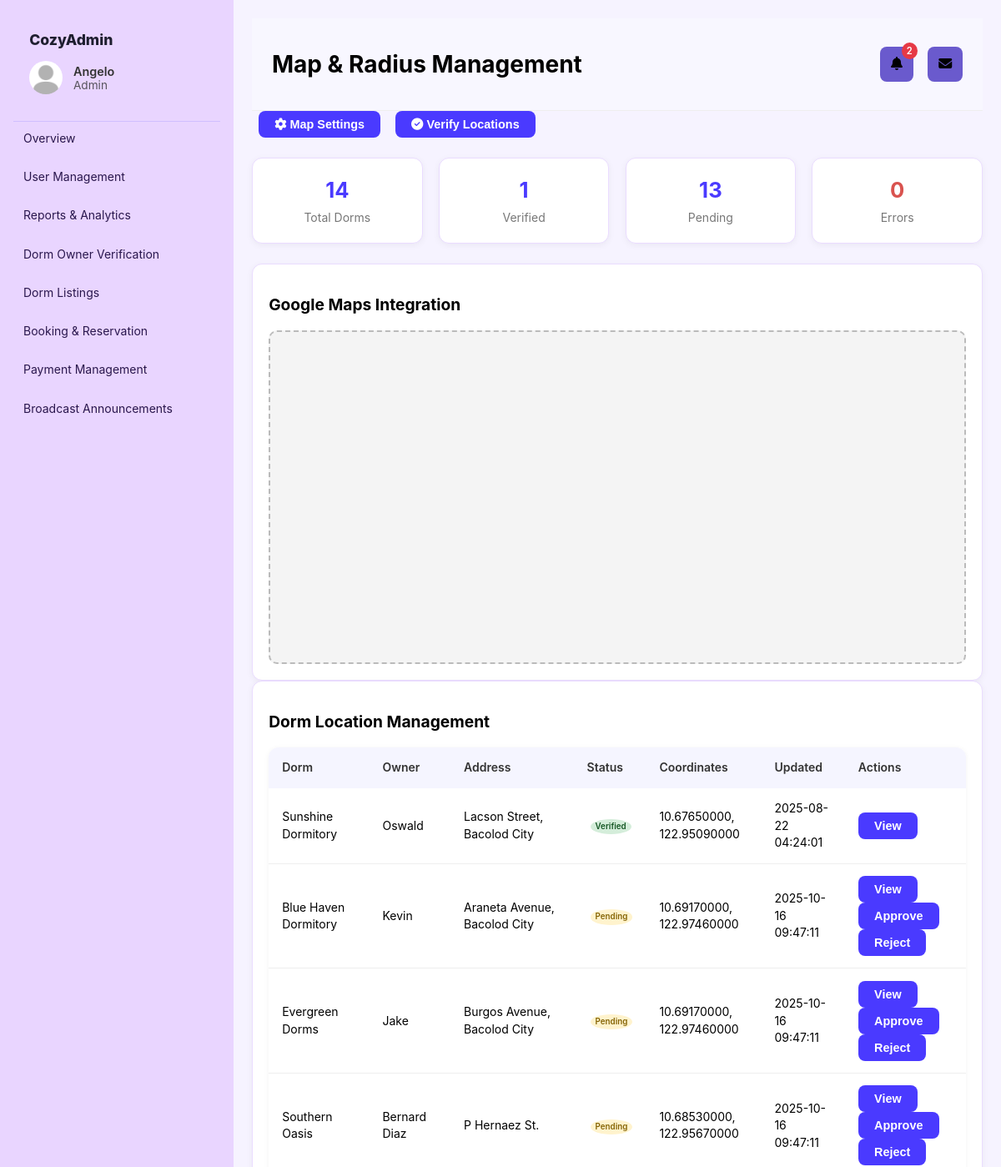
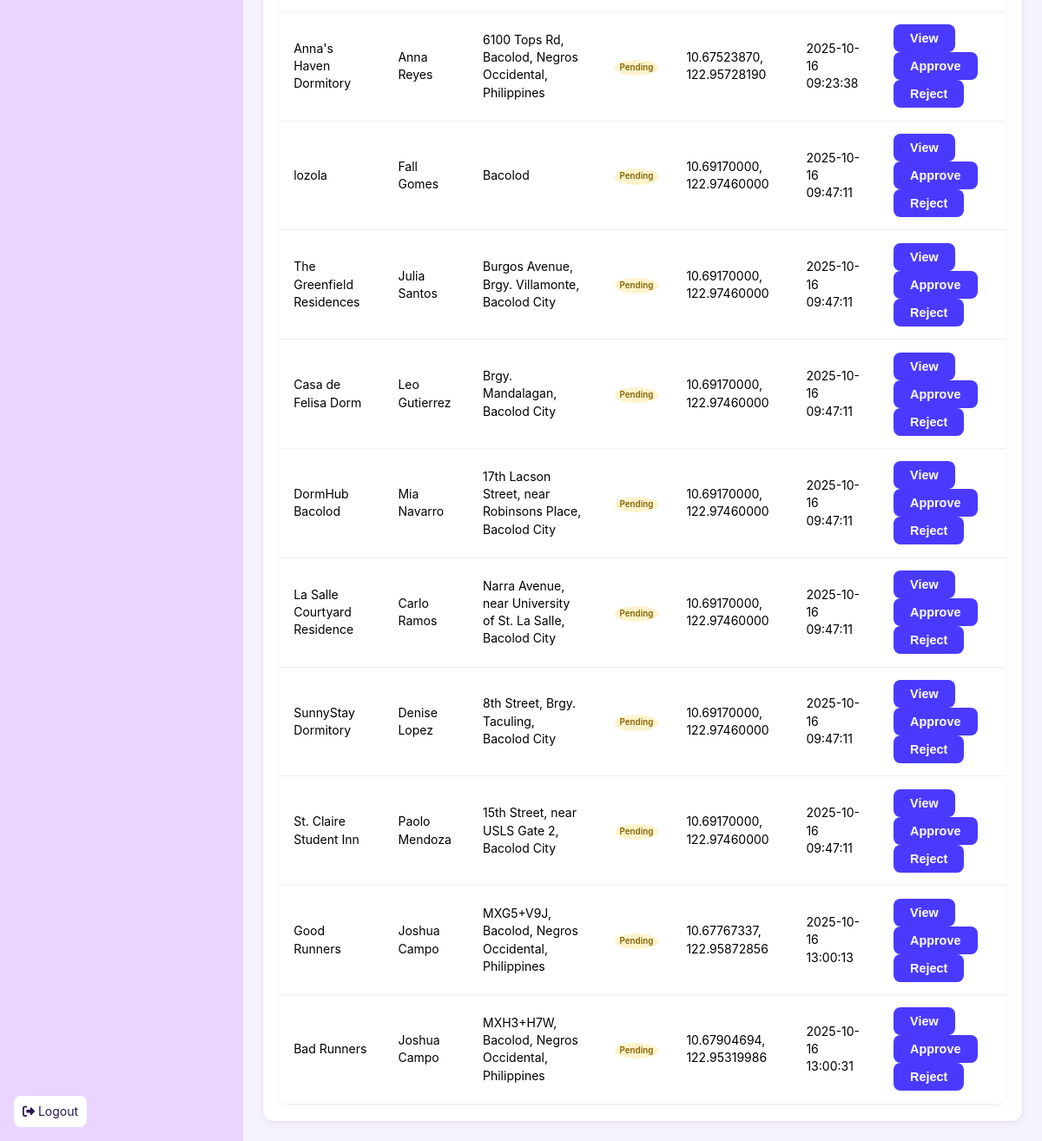
Page /Main/modules/admin/map_radius.php (signed in) on the earlier database version (2 pictures, top to bottom).
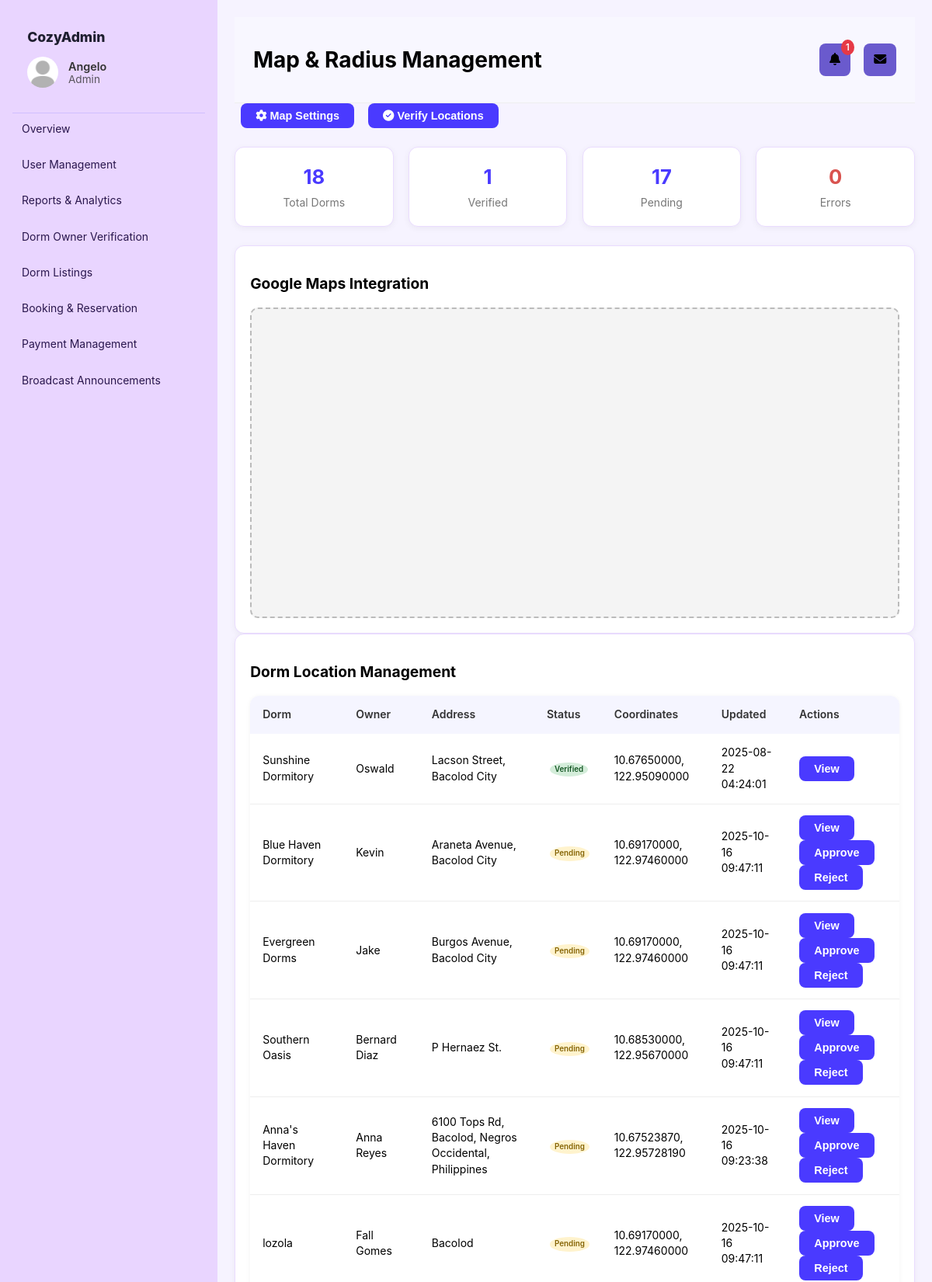
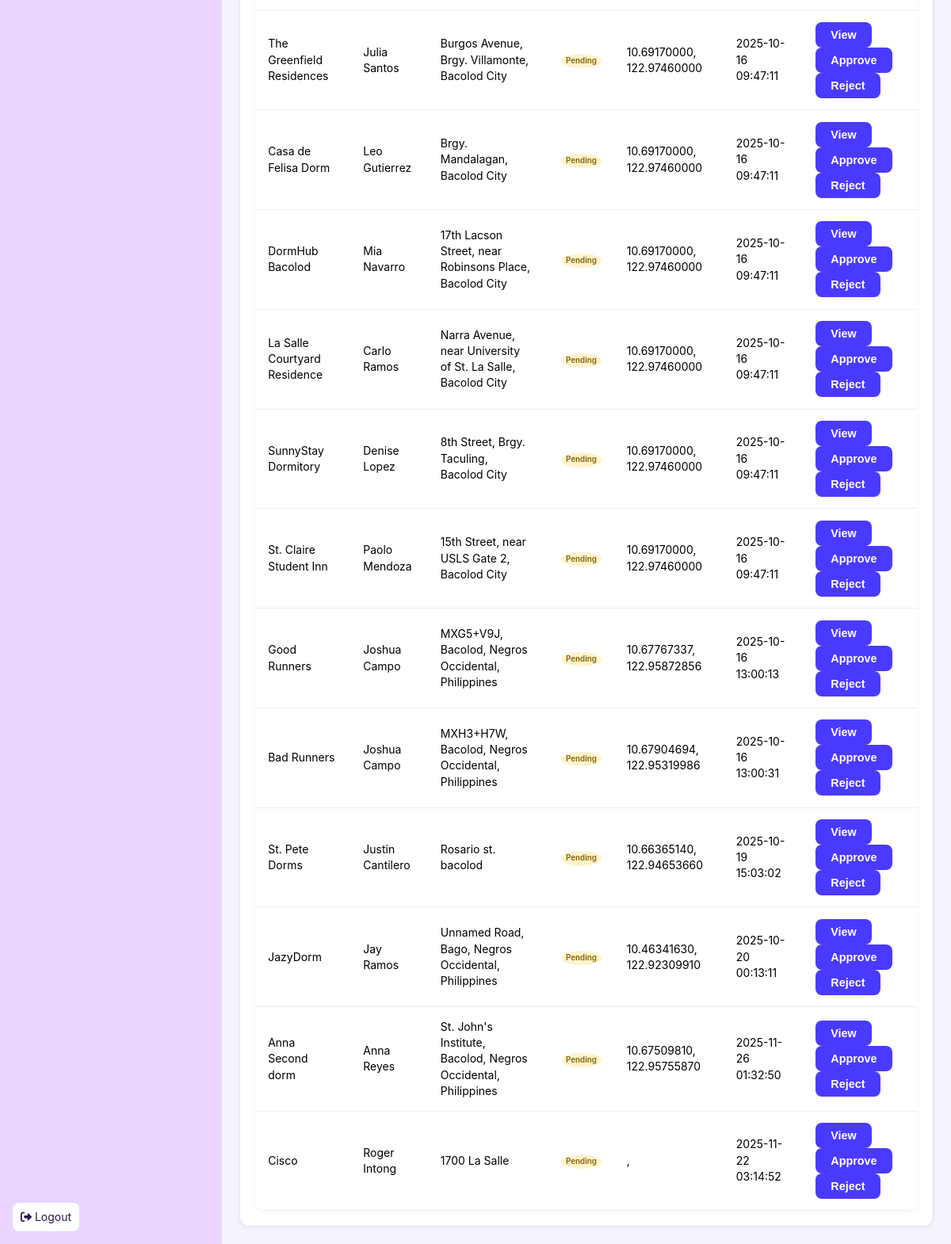
Same page on the later database version (2 pictures, top to bottom).
### tables this page shows
CREATE TABLE `dormitories` (
  `dorm_id` int(11) NOT NULL,
  `owner_id` int(11) NOT NULL,
  `name` varchar(150) NOT NULL,
  `address` varchar(255) NOT NULL,
  `description` text DEFAULT NULL,
  `verified` tinyint(1) DEFAULT 0,
  `created_at` timestamp NOT NULL DEFAULT current_timestamp(),
  `latitude` decimal(10,8) DEFAULT NULL,
  `longitude` decimal(11,8) DEFAULT NULL,
  `status` enum('pending','verified','error') NOT NULL DEFAULT 'pending',
  `updated_at` timestamp NOT NULL DEFAULT current_timestamp() ON UPDATE current_timestamp(),
  `cover_image` varchar(255) DEFAULT NULL,
  `features` text DEFAULT NULL,
  `deposit_months` int(11) DEFAULT 1 COMMENT 'Number of months required as deposit (1-12)',
  `deposit_required` tinyint(1) DEFAULT 1 COMMENT 'Whether deposit is required (1=yes, 0=no)'
);

CREATE TABLE `users` (
  `user_id` int(11) NOT NULL,
  `name` varchar(100) NOT NULL,
  `address` varchar(255) DEFAULT NULL,
  `email` varchar(150) NOT NULL,
  `password` varchar(255) NOT NULL,
  `role` enum('admin','owner','student') NOT NULL DEFAULT 'student',
  `created_at` timestamp NOT NULL DEFAULT current_timestamp(),
  `verified` tinyint(1) NOT NULL DEFAULT 0 COMMENT '0 = Pending, 1 = Verified, -1 = Rejected',
  `phone` varchar(20) DEFAULT NULL,
  `license_no` varchar(100) DEFAULT NULL,
  `profile_pic` varchar(255) DEFAULT NULL,
  `id_document` varchar(255) DEFAULT NULL
);

### Main/auth/auth.php (called while the page is built, shortened)
<?php
function current_user() {
    return $_SESSION['user'] ?? null;
}

### Main/modules/admin/map_radius.php (the view, shortened to what the changed rows need)
<?php
require_once __DIR__ . '/../../auth/auth.php';
require_once __DIR__ . '/../../config.php';
$page_title = "Map & Radius Management";
$sql = "
  SELECT d.dorm_id, d.name AS dorm_name, d.address, d.latitude, d.longitude,
         d.status, d.updated_at, u.name AS owner_name
  FROM dormitories d
  JOIN users u ON d.owner_id = u.user_id
";
$dorms = $pdo->query($sql)->fetchAll(PDO::FETCH_ASSOC);
include __DIR__ . '/../../partials/header.php';
?>
<div class="grid-4">
  <div class="card stat"><h3><?=count($dorms)?></h3><p>Total Dorms</p></div>
  <div class="card stat"><h3><?=count(array_filter($dorms, fn($d)=>$d['status']==='pending'))?></h3><p>Pending</p></div>
</div>
<div class="card full">
  <h2>Google Maps Integration</h2>
</div>
<div class="card full">
  <h2>Dorm Location Management</h2>
  <table>
    <thead>
      <tr>
        <th>Dorm</th>
        <th>Owner</th>
        <th>Address</th>
        <th>Status</th>
        <th>Coordinates</th>
        <th>Updated</th>
        <th>Actions</th>
      </tr>
    </thead>
    <tbody>
      <?php foreach ($dorms as $d): ?>
        <tr>
          <td><?=htmlspecialchars($d['dorm_name'])?></td>
          <td><?=htmlspecialchars($d['owner_name'])?></td>
          <td><?=htmlspecialchars($d['address'])?></td>
          <td>
            <?php if ($d['status'] === 'verified'): ?>
              <span class="badge success">Verified</span>
            <?php elseif ($d['status'] === 'pending'): ?>
              <span class="badge warning">Pending</span>
            <?php else: ?>
              <span class="badge error">Error</span>
            <?php endif; ?>
          </td>
          <td><?=htmlspecialchars($d['latitude'])?>, <?=htmlspecialchars($d['longitude'])?></td>
          <td><?=htmlspecialchars($d['updated_at'])?></td>
          <td>
            <form method="post" style="display:inline;">
              <button class="btn">View</button>
            </form>
            <?php if ($d['status'] === 'pending'): ?>
              <form method="post" style="display:inline;">
                <button class="btn success">Approve</button>
              </form>
              <form method="post" style="display:inline;">
                <button class="btn error">Reject</button>
              </form>
            <?php endif; ?>
          </td>
        </tr>
      <?php endforeach; ?>
    </tbody>
  </table>
</div>
<?php include __DIR__ . '/../../partials/footer.php'; ?>

### Main/partials/header.php (shortened to what the changed rows need)
<?php
require_once __DIR__ . '/../auth/auth.php';
$user = current_user();
require_once __DIR__ . '/../config.php';
$unread_announcements = 0;
if ($user && isset($user['user_id'])) {
    $stmt = $pdo->prepare("
        SELECT COUNT(*)
        FROM announcements a
        LEFT JOIN announcement_reads ar
          ON a.id = ar.announcement_id AND ar.user_id = ?
        WHERE ar.read_at IS NULL
          AND (
            a.audience = 'All Hosts'
            OR (a.audience = 'Students' AND ? = 'student')
            OR (a.audience IN ('Verified Owners','Pending Owners','All Hosts') AND ? = 'owner')
          )
    ");
    $stmt->execute([$user['user_id'], $user['role'], $user['role']]);
    $unread_announcements = (int)$stmt->fetchColumn();
}
$announcement_page = "#";
if ($user['role'] === 'student') {
    $message_page = "/modules/student/student_messages.php";
    $announcement_page = "/modules/student/student_announcements.php";
} elseif ($user['role'] === 'owner') {
    $message_page = "/modules/owner/owner_messages.php";
    $announcement_page = "/modules/owner/owner_announcements.php";
} elseif ($user['role'] === 'admin') {
    $announcement_page = "/modules/admin/announcements.php";
}
?>
<!doctype html>
<html lang="en">
<head>
  <link rel="stylesheet" href="/assets/style.css">
  <link rel="stylesheet" href="/assets/modules.css">
  <link rel="stylesheet" href="https://cdnjs.cloudflare.com/ajax/libs/font-awesome/6.5.0/css/all.min.css">
</head>
<body>
  <main class="main">
    <header class="topbar">
      <div class="page-title">
        <?php if (isset($page_title)): ?>
          <h1><?= htmlspecialchars($page_title) ?></h1>
        <?php endif; ?>
      </div>
      <div class="header-actions">
        <a href="<?= $announcement_page ?>" class="btn-icon">
          <i class="fa fa-bell"></i>
          <?php if ($unread_announcements > 0): ?>
            <span class="badge"><?= $unread_announcements ?></span>
          <?php endif; ?>
        </a>
      </div>
    </header>

Differences in the rows shown:
added dormitories: name "St. Pete Dorms", owner.name "Justin Cantilero", address "Rosario st. bacolod", status "Pending", latitude "10.66365140", longitude "122.94653660", updated_at "2025-10-19 15:03:02"
added dormitories: name "JazyDorm", owner.name "Jay Ramos", address "Unnamed Road, Bago, Negros Occidental, Philippines", status "Pending", latitude "10.46341630", longitude "122.92309910", updated_at "2025-10-20 00:13:11"
added dormitories: name "Anna Second dorm", owner.name "Anna Reyes", address "St. John's Institute, Bacolod, Negros Occidental, Philippines", status "Pending", latitude "10.67509810", longitude "122.95755870", updated_at "2025-11-26 01:32:50"
added dormitories: name "Cisco", owner.name "Roger Intong", address "1700 La Salle", status "Pending", updated_at "2025-11-22 03:14:52"
Other differences:
$unread_announcements: "2" → "1"
count($dorms): "14" → "18"
count(array_filter($dorms, fn($d)=>$d['status']==='pending')): "13" → "17"
